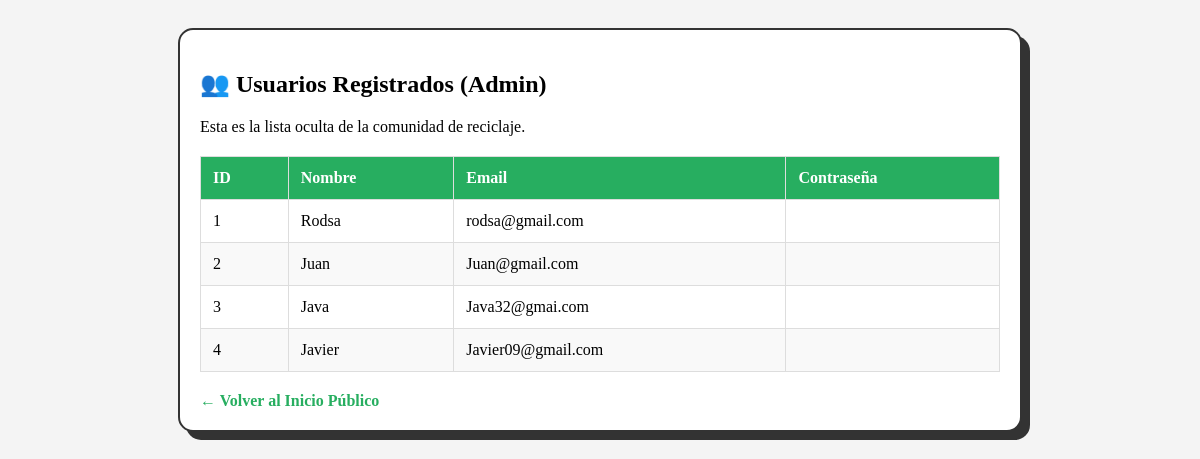
The app's page /consultas_admin_secretas with its own data.
### app.py (models this page shows)
class Usuario(db.Model):
    id = db.Column(db.Integer, primary_key=True)
    nombre = db.Column(db.String(100), nullable=False)
    email = db.Column(db.String(100), unique=True, nullable=False)
    comentario = db.Column(db.Text, nullable=False)

### app.py (the view)
@app.route('/consultas_admin_secretas')
def consultas():
    personas = Usuario.query.all()
    return render_template('consultas.html', usuarios=personas)

### templates/consultas.html (shortened to what this page needs)
 <!DOCTYPE html>
<html lang="es">
<head>
</head>
<body>
    <div class="admin-card">
        <h2>👥 Usuarios Registrados (Admin)</h2>
        <p>Esta es la lista oculta de la comunidad de reciclaje.</p>
        <table>
            <thead>
                <tr>
                    <th>ID</th>
                    <th>Nombre</th>
                    <th>Email</th>
                    <th>Contraseña</th>
                </tr>
            </thead>
            <tbody>
                {% for u in usuarios %}
                <tr>
                    <td>{{ u.id }}</td>
                    <td>{{ u.nombre }}</td>
                    <td>{{ u.email }}</td>
                    <td>{{ u.password }}</td>
                </tr>
                {% endfor %}
            </tbody>
        </table>
        <a href="/" class="back-btn">← Volver al Inicio Público</a>
    </div>
</body>
</html>

### templates/consultas.html (style rules this page uses)
body { font-family: 'Handlee', cursive; background: #f4f4f4; padding: 20px; }
.admin-card { background: white; max-width: 800px; margin: 0 auto; padding: 20px; border: 2px solid #333; border-radius: 15px; box-shadow: 8px 8px 0 #333; }
table { width: 100%; border-collapse: collapse; margin-top: 20px; }
th, td { border: 1px solid #ddd; padding: 12px; text-align: left; }
th { background-color: #27ae60; color: white; }
tr:nth-child(even) { background-color: #f9f9f9; }
.back-btn { display: inline-block; margin-top: 20px; text-decoration: none; color: #27ae60; font-weight: bold; }

### records on screen
Usuario: id "1", nombre "Rodsa", email "rodsa@gmail.com"
Usuario: id "2", nombre "Juan", email "Juan@gmail.com"
Usuario: id "3", nombre "Java", email "Java32@gmai.com"
Usuario: id "4", nombre "Javier", email "Javier09@gmail.com"
